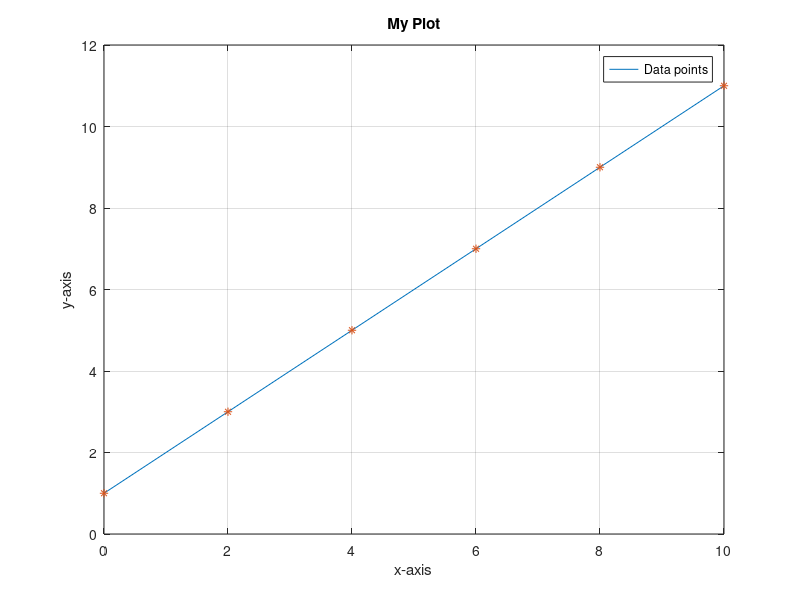

The MATLAB source for this figure:
x = 0: 2: 10;
y = x + 1;
plot(x,y);
xlabel('x-axis');
ylabel('y-axis');
hold on;
plot(x,y,'*');
grid on;
legend('Data points');
title('My Plot');